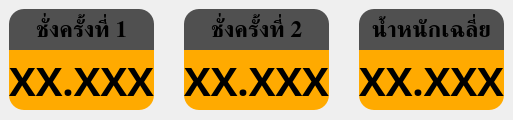
         <widget class="QWidget" name="weighing_page">
          <layout class="QVBoxLayout" name="verticalLayout_11">
           <property name="spacing">
            <number>0</number>
           </property>
           <property name="leftMargin">
            <number>0</number>
           </property>
           <property name="topMargin">
            <number>0</number>
           </property>
           <property name="rightMargin">
            <number>0</number>
           </property>
           <property name="bottomMargin">
            <number>0</number>
           </property>
           <item>
            <widget class="QFrame" name="frame">
             <property name="styleSheet">
              <string notr="true">QFrame {
	border: solid;
	border-width: 1px;
	border-color: rgb(100, 100, 100);
	border-radius: 15px;
	margin: 10px;
}

QLabel {
	color: rgb(60, 60, 60);
	border: none;
	margin: 0;
}</string>
             </property>
             <property name="frameShape">
              <enum>QFrame::Shape::StyledPanel</enum>
             </property>
             <property name="frameShadow">
              <enum>QFrame::Shadow::Raised</enum>
             </property>
             <widget class="QLabel" name="Productname_Label">
              <property name="geometry">
               <rect>
                <x>30</x>
                <y>40</y>
                <width>51</width>
                <height>31</height>
               </rect>
              </property>
              <property name="font">
               <font>
                <family>Kanit</family>
                <pointsize>14</pointsize>
               </font>
              </property>
              <property name="text">
               <string>ชื่อยา</string>
              </property>
             </widget>
             <widget class="QLabel" name="Productname">
              <property name="geometry">
               <rect>
                <x>80</x>
                <y>40</y>
                <width>221</width>
                <height>31</height>
               </rect>
              </property>
              <property name="font">
               <font>
                <family>Kanit</family>
                <pointsize>14</pointsize>
               </font>
              </property>
              <property name="text">
               <string>XXXXXXXXXX</string>
              </property>
             </widget>
             <widget class="QLabel" name="Lot">
              <property name="geometry">
               <rect>
                <x>110</x>
                <y>70</y>
                <width>131</width>
                <height>31</height>
               </rect>
              </property>
              <property name="font">
               <font>
                <family>Kanit</family>
                <pointsize>14</pointsize>
               </font>
              </property>
              <property name="text">
               <string>XXXXXXX</string>
              </property>
             </widget>
             <widget class="QLabel" name="Lot_Label">
              <property name="geometry">
               <rect>
                <x>30</x>
                <y>70</y>
                <width>81</width>
                <height>31</height>
               </rect>
              </property>
              <property name="font">
               <font>
                <family>Kanit</family>
                <pointsize>14</pointsize>
               </font>
              </property>
              <property name="text">
               <string>เลขที่ผลิต</string>
              </property>
             </widget>
             <widget class="QLabel" name="BalanceID">
              <property name="geometry">
               <rect>
                <x>180</x>
                <y>100</y>
                <width>141</width>
                <height>31</height>
               </rect>
              </property>
              <property name="font">
               <font>
                <family>Kanit</family>
                <pointsize>14</pointsize>
               </font>
              </property>
              <property name="text">
               <string>XXXXXXX</string>
              </property>
             </widget>
             <widget class="QLabel" name="Balance_Label">
              <property name="geometry">
               <rect>
                <x>30</x>
                <y>100</y>
                <width>141</width>
                <height>31</height>
               </rect>
              </property>
              <property name="font">
               <font>
                <family>Kanit</family>
                <pointsize>14</pointsize>
               </font>
              </property>
              <property name="text">
               <string>เครื่องชั่งหมายเลข</string>
              </property>
             </widget>
             <widget class="QLabel" name="TabletID">
              <property name="geometry">
               <rect>
                <x>120</x>
                <y>130</y>
                <width>61</width>
                <height>31</height>
               </rect>
              </property>
              <property name="font">
               <font>
                <family>Kanit</family>
                <pointsize>14</pointsize>
               </font>
              </property>
              <property name="text">
               <string>XXX</string>
              </property>
             </widget>
             <widget class="QLabel" name="TabletID_Label">
              <property name="geometry">
               <rect>
                <x>30</x>
                <y>130</y>
                <width>91</width>
                <height>31</height>
               </rect>
              </property>
              <property name="font">
               <font>
                <family>Kanit</family>
                <pointsize>14</pointsize>
               </font>
              </property>
              <property name="text">
               <string>เครื่องตอก</string>
              </property>
             </widget>
             <widget class="QLabel" name="Weight10s">
              <property name="geometry">
               <rect>
                <x>230</x>
                <y>160</y>
                <width>121</width>
                <height>31</height>
               </rect>
              </property>
              <property name="font">
               <font>
                <family>Kanit</family>
                <pointsize>14</pointsize>
               </font>
              </property>
              <property name="text">
               <string>XX.XXX กรัม</string>
              </property>
              <property name="alignment">
               <set>Qt::AlignmentFlag::AlignLeading|Qt::AlignmentFlag::AlignLeft|Qt::AlignmentFlag::AlignVCenter</set>
              </property>
             </widget>
             <widget class="QLabel" name="Weight10s_Label">
              <property name="geometry">
               <rect>
                <x>30</x>
                <y>160</y>
                <width>191</width>
                <height>31</height>
               </rect>
              </property>
              <property name="font">
               <font>
                <family>Kanit</family>
                <pointsize>14</pointsize>
               </font>
              </property>
              <property name="text">
               <string>น้ำหนักตามทฤษฎี 10 เม็ด</string>
              </property>
             </widget>
             <widget class="QLabel" name="Weight10sPer_Label">
              <property name="geometry">
               <rect>
                <x>30</x>
                <y>190</y>
                <width>241</width>
                <height>31</height>
               </rect>
              </property>
              <property name="font">
               <font>
                <family>Kanit</family>
                <pointsize>14</pointsize>
               </font>
              </property>
              <property name="text">
               <string>% ช่วงน้ำหนักเบี่ยงเบนที่ยอมรับ</string>
              </property>
             </widget>
             <widget class="QLabel" name="Weight10sPer">
              <property name="geometry">
               <rect>
                <x>280</x>
                <y>190</y>
                <width>101</width>
                <height>31</height>
               </rect>
              </property>
              <property name="font">
               <font>
                <family>Kanit</family>
                <pointsize>14</pointsize>
               </font>
              </property>
              <property name="text">
               <string>XX.XXX %</string>
              </property>
             </widget>
             <widget class="QLabel" name="MeanWeightInhouse_Label">
              <property name="geometry">
               <rect>
                <x>30</x>
                <y>220</y>
                <width>151</width>
                <height>31</height>
               </rect>
              </property>
              <property name="font">
               <font>
                <family>Kanit</family>
                <pointsize>14</pointsize>
               </font>
              </property>
              <property name="text">
               <string>ช่วงน้ำหนัก 10 เม็ด</string>
              </property>
             </widget>
             <widget class="QLabel" name="MeanWeightInhouse">
              <property name="geometry">
               <rect>
                <x>180</x>
                <y>220</y>
                <width>211</width>
                <height>31</height>
               </rect>
              </property>
              <property name="font">
               <font>
                <family>Kanit</family>
                <pointsize>14</pointsize>
               </font>
              </property>
              <property name="text">
               <string>XX.XXX - XX.XXX กรัม</string>
              </property>
             </widget>
             <widget class="QLabel" name="MeanWeightREG">
              <property name="geometry">
               <rect>
                <x>330</x>
                <y>250</y>
                <width>201</width>
                <height>31</height>
               </rect>
              </property>
              <property name="font">
               <font>
                <family>Kanit</family>
                <pointsize>14</pointsize>
               </font>
              </property>
              <property name="text">
               <string>XX.XXX - XX.XXX กรัม</string>
              </property>
             </widget>
             <widget class="QLabel" name="MeanWeightREG_Label">
              <property name="geometry">
               <rect>
                <x>30</x>
                <y>250</y>
                <width>291</width>
                <height>31</height>
               </rect>
              </property>
              <property name="font">
               <font>
                <family>Kanit</family>
                <pointsize>14</pointsize>
               </font>
              </property>
              <property name="text">
               <string>ช่วงน้ำหนักเบี่ยงเบนที่กฏหมายยอมรับ</string>
              </property>
             </widget>
             <widget class="QLabel" name="Thickness_Label">
              <property name="geometry">
               <rect>
                <x>30</x>
                <y>280</y>
                <width>191</width>
                <height>31</height>
               </rect>
              </property>
              <property name="font">
               <font>
                <family>Kanit</family>
                <pointsize>14</pointsize>
               </font>
              </property>
              <property name="text">
               <string>ค่าความหนา(Thickness)</string>
              </property>
             </widget>
             <widget class="QLabel" name="Thickness">
              <property name="geometry">
               <rect>
                <x>230</x>
                <y>280</y>
                <width>261</width>
                <height>31</height>
               </rect>
              </property>
              <property name="font">
               <font>
                <family>Kanit</family>
                <pointsize>14</pointsize>
               </font>
              </property>
              <property name="text">
               <string>XX.XX - XX.XX มิลลิเมตร(mm.)</string>
              </property>
             </widget>
             <widget class="QLabel" name="Operator_Label">
              <property name="geometry">
               <rect>
                <x>30</x>
                <y>310</y>
                <width>101</width>
                <height>31</height>
               </rect>
              </property>
              <property name="font">
               <font>
                <family>Kanit</family>
                <pointsize>14</pointsize>
               </font>
              </property>
              <property name="text">
               <string>ผู้ปฏิบัติงาน</string>
              </property>
             </widget>
             <widget class="QLabel" name="Operator">
              <property name="geometry">
               <rect>
                <x>130</x>
                <y>310</y>
                <width>141</width>
                <height>31</height>
               </rect>
              </property>
              <property name="font">
               <font>
                <family>Kanit</family>
                <pointsize>14</pointsize>
               </font>
              </property>
              <property name="text">
               <string>XXXXXXXXXX</string>
              </property>
             </widget>
            </widget>
           </item>
           <item>
            <widget class="QGroupBox" name="weight_group">
             <property name="minimumSize">
              <size>
               <width>0</width>
               <height>120</height>
              </size>
             </property>
             <property name="maximumSize">
              <size>
               <width>16777215</width>
               <height>120</height>
              </size>
             </property>
             <property name="styleSheet">
              <string notr="true">QGroupBox {
	border: none;
}

#weight_1, #weight_2, #average {
	background-color: rgb(255, 170, 0);
	border-bottom-left-radius: 15px;
	border-bottom-right-radius: 15px;
}

#weight_label_1, #weight_label_2, #average_label {
	background-color: rgb(80, 80, 80);
	border-top-left-radius: 15px;
	border-top-right-radius: 15px;
}</string>
             </property>
             <property name="alignment">
              <set>Qt::AlignmentFlag::AlignBottom|Qt::AlignmentFlag::AlignHCenter</set>
             </property>
             <layout class="QHBoxLayout" name="horizontalLayout_12">
              <property name="spacing">
               <number>30</number>
              </property>
              <property name="bottomMargin">
               <number>10</number>
              </property>
              <item>
               <widget class="QFrame" name="weight_data_1">
                <property name="layoutDirection">
                 <enum>Qt::LayoutDirection::LeftToRight</enum>
                </property>
                <property name="styleSheet">
                 <string notr="true"/>
                </property>
                <layout class="QVBoxLayout" name="verticalLayout_8">
                 <property name="spacing">
                  <number>0</number>
                 </property>
                 <property name="leftMargin">
                  <number>0</number>
                 </property>
                 <property name="topMargin">
                  <number>0</number>
                 </property>
                 <property name="rightMargin">
                  <number>0</number>
                 </property>
                 <property name="bottomMargin">
                  <number>0</number>
                 </property>
                 <item>
                  <widget class="QLabel" name="weight_label_1">
                   <property name="font">
                    <font>
                     <family>Kanit</family>
                     <pointsize>17</pointsize>
                     <bold>true</bold>
                    </font>
                   </property>
                   <property name="layoutDirection">
                    <enum>Qt::LayoutDirection::LeftToRight</enum>
                   </property>
                   <property name="autoFillBackground">
                    <bool>false</bool>
                   </property>
                   <property name="styleSheet">
                    <string notr="true"/>
                   </property>
                   <property name="text">
                    <string>ชั่งครั้งที่ 1</string>
                   </property>
                   <property name="alignment">
                    <set>Qt::AlignmentFlag::AlignCenter</set>
                   </property>
                  </widget>
                 </item>
                 <item>
                  <widget class="QLabel" name="weight_1">
                   <property name="minimumSize">
                    <size>
                     <width>0</width>
                     <height>60</height>
                    </size>
                   </property>
                   <property name="maximumSize">
                    <size>
                     <width>16777215</width>
                     <height>60</height>
                    </size>
                   </property>
                   <property name="font">
                    <font>
                     <family>Kanit</family>
                     <pointsize>30</pointsize>
                     <bold>true</bold>
                    </font>
                   </property>
                   <property name="styleSheet">
                    <string notr="true"/>
                   </property>
                   <property name="text">
                    <string>XX.XXX</string>
                   </property>
                   <property name="alignment">
                    <set>Qt::AlignmentFlag::AlignCenter</set>
                   </property>
                  </widget>
                 </item>
                </layout>
               </widget>
              </item>
              <item>
               <widget class="QFrame" name="weight_data_2">
                <property name="layoutDirection">
                 <enum>Qt::LayoutDirection::LeftToRight</enum>
                </property>
                <property name="styleSheet">
                 <string notr="true"/>
                </property>
                <layout class="QVBoxLayout" name="verticalLayout_9">
                 <property name="spacing">
                  <number>0</number>
                 </property>
                 <property name="leftMargin">
                  <number>0</number>
                 </property>
                 <property name="topMargin">
                  <number>0</number>
                 </property>
                 <property name="rightMargin">
                  <number>0</number>
                 </property>
                 <property name="bottomMargin">
                  <number>0</number>
                 </property>
                 <item>
                  <widget class="QLabel" name="weight_label_2">
                   <property name="font">
                    <font>
                     <family>Kanit</family>
                     <pointsize>17</pointsize>
                     <bold>true</bold>
                    </font>
                   </property>
                   <property name="layoutDirection">
                    <enum>Qt::LayoutDirection::LeftToRight</enum>
                   </property>
                   <property name="autoFillBackground">
                    <bool>false</bool>
                   </property>
                   <property name="styleSheet">
                    <string notr="true"/>
                   </property>
                   <property name="text">
                    <string>ชั่งครั้งที่ 2</string>
                   </property>
                   <property name="alignment">
                    <set>Qt::AlignmentFlag::AlignCenter</set>
                   </property>
                  </widget>
                 </item>
                 <item>
                  <widget class="QLabel" name="weight_2">
                   <property name="minimumSize">
                    <size>
                     <width>0</width>
                     <height>60</height>
                    </size>
                   </property>
                   <property name="maximumSize">
                    <size>
                     <width>16777215</width>
                     <height>60</height>
                    </size>
                   </property>
                   <property name="font">
                    <font>
                     <family>Kanit</family>
                     <pointsize>30</pointsize>
                     <bold>true</bold>
                    </font>
                   </property>
                   <property name="styleSheet">
                    <string notr="true"/>
                   </property>
                   <property name="text">
                    <string>XX.XXX</string>
                   </property>
                   <property name="alignment">
                    <set>Qt::AlignmentFlag::AlignCenter</set>
                   </property>
                  </widget>
                 </item>
                </layout>
               </widget>
              </item>
              <item>
               <widget class="QFrame" name="weight_data_3">
                <property name="layoutDirection">
                 <enum>Qt::LayoutDirection::LeftToRight</enum>
                </property>
                <property name="styleSheet">
                 <string notr="true"/>
                </property>
                <layout class="QVBoxLayout" name="verticalLayout_10">
                 <property name="spacing">
                  <number>0</number>
                 </property>
                 <property name="leftMargin">
                  <number>0</number>
                 </property>
                 <property name="topMargin">
                  <number>0</number>
                 </property>
                 <property name="rightMargin">
                  <number>0</number>
                 </property>
                 <property name="bottomMargin">
                  <number>0</number>
                 </property>
                 <item>
                  <widget class="QLabel" name="average_label">
                   <property name="font">
                    <font>
                     <family>Kanit</family>
                     <pointsize>17</pointsize>
                     <bold>true</bold>
                    </font>
                   </property>
                   <property name="layoutDirection">
                    <enum>Qt::LayoutDirection::LeftToRight</enum>
                   </property>
                   <property name="autoFillBackground">
                    <bool>false</bool>
                   </property>
                   <property name="styleSheet">
                    <string notr="true"/>
                   </property>
                   <property name="text">
                    <string>น้ำหนักเฉลี่ย</string>
                   </property>
                   <property name="alignment">
                    <set>Qt::AlignmentFlag::AlignCenter</set>
                   </property>
                  </widget>
                 </item>
                 <item>
                  <widget class="QLabel" name="average">
                   <property name="minimumSize">
                    <size>
                     <width>0</width>
                     <height>60</height>
                    </size>
                   </property>
                   <property name="maximumSize">
                    <size>
                     <width>16777215</width>
                     <height>60</height>
                    </size>
                   </property>
                   <property name="font">
                    <font>
                     <family>Kanit</family>
                     <pointsize>30</pointsize>
                     <bold>true</bold>
                    </font>
                   </property>
                   <property name="styleSheet">
                    <string notr="true"/>
                   </property>
                   <property name="text">
                    <string>XX.XXX</string>
                   </property>
                   <property name="alignment">
                    <set>Qt::AlignmentFlag::AlignCenter</set>
                   </property>
                  </widget>
                 </item>
                </layout>
               </widget>
              </item>
             </layout>
            </widget>
           </item>
          </layout>
         </widget>
